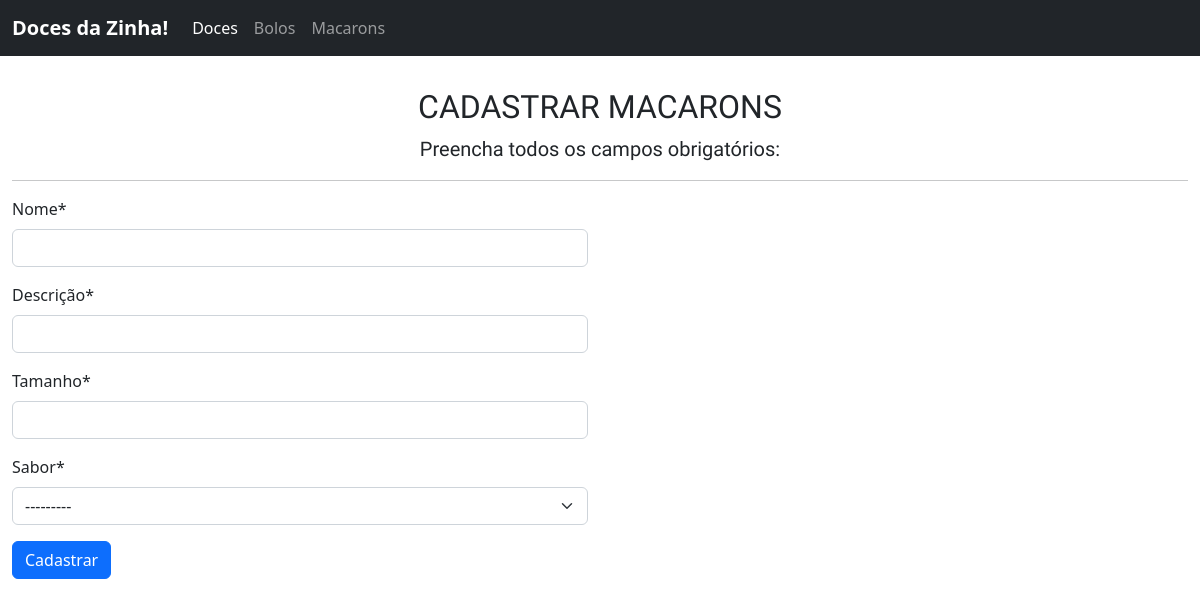
Before: /cadastrar/macarons/ with the older database file.
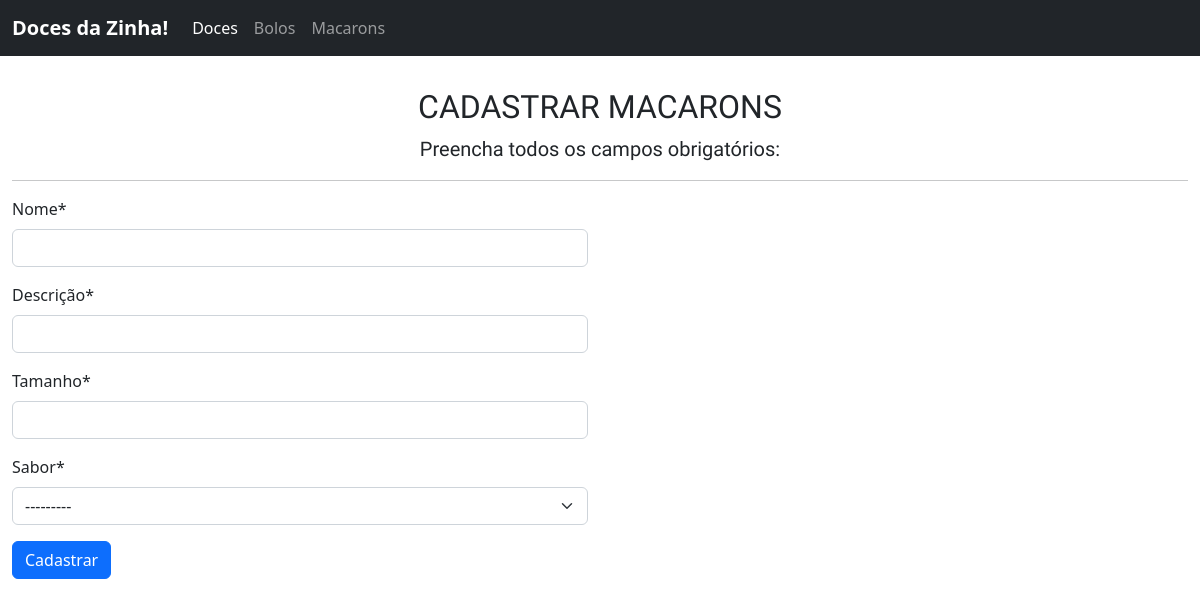
After: the same page with the newer database file.
### cadastros/models.py (models this page shows)
class Sabor(models.Model):
    sabor= models.CharField(max_length=50)
    class Meta:
        verbose_name_plural= 'Sabores'
    def __str__(self):
        return "{}".format(self.sabor)

### cadastros/views.py (the view)
# urls.py: path('cadastrar/macarons/', MacaronsCreate.as_view(), name= 'cadastrar-macarons'),
class MacaronsCreate(CreateView):
    model=Macarons
    fields= ['nome','descricao', 'tamanho', 'sabor']
    template_name= 'formMacarons.html'
    success_url= reverse_lazy('inicio')

### cadastros/templates/formMacarons.html (shortened to what this page needs)
{% extends 'index.html' %}
{% load static %}
{% load crispy_forms_tags %}
{% block conteudo %}
    <section class="row" id="conteudo">
        <article class="col-md-12">
            <h2 class="h2">CADASTRAR MACARONS</h2>
            <p class="lead">Preencha todos os campos obrigatórios:</p>
            <hr>
        </article>
    </section>
    <section class="row" id="formulario">
        <article class="col-md-6">
            <form action="#" method="post">
                {{ form | crispy}}
                <button type="submit" class="btn btn-primary">Cadastrar</button>
            </form>
        </article>
    </section>
{% endblock %}

Changed rows visible on the page:
added Sabor: sabor "---------"
Other visible differences:
form field sabor: "---------" → (not shown)
